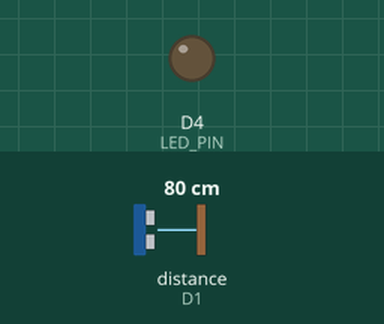
A sketch run on a simulated ESP8266 (NodeMCU). Parts: output pins drawn as LEDs (lit = HIGH). Wiring (inferred from the names in the program): ultrasonic range finder: trigger D0; echo D1. Inputs (shaded band) come from the test bench; at power-on: distance to the obstacle (sensor on D1) 80 cm. The echo pulse lasts 58.3 µs per cm; WiFi joins after 1.5 s; servers stay silent unless stated; the Firebase database answers and starts empty; pins used as bus, display or sensor lines are not drawn; what the sketch prints to the serial monitor is not drawn.

Above: at 0.1 s.
At 1.0 s:
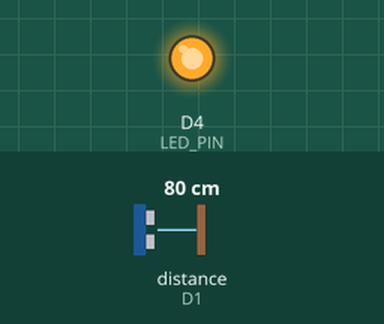
Timing chart, 0 to 3.1 s (numbered marks = the images above):
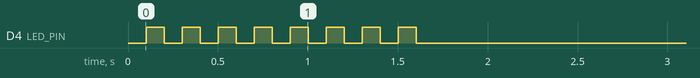

The sketch:

Cloud_Sonar_Sensor.ino.ino
```cpp
#include "wifi.h"
#include "firebase.h"
#include "hardware.h"


#define AP_SSID           "SensorNet"
#define AP_PASS           "12345678"
#define MODULE_ID         "PARK-BAY:0000000000000000"
#define VALUE_NODE        "/sensorValue"
#define COMMD_NODE        "/cmdValue"
#define RETRY_DELAY       100

#define SYSTEM_LED_ON     0x1FA0
#define SYSTEM_LED_OFF    0x1FA1
#define SYSTEM_REBOOT     0x1FA2

String path;
int value;

void executeCommand(int opcode){

  Serial.println(value, HEX);

  switch(opcode){
      case SYSTEM_LED_ON:
          controlLed(HIGH);
          break;

      case SYSTEM_LED_OFF:
          controlLed(LOW);
          break;

      case SYSTEM_REBOOT:
          ESP.reset();
          break;
  }
}

void setup() {

  Serial.begin(9600);
  wifi_up(AP_SSID, AP_PASS, RETRY_DELAY);
  hardware_up();
  Firebase_up();

  path = String(MODULE_ID COMMD_NODE);
  set(path, 0);

}

void loop() {

    path = String(MODULE_ID VALUE_NODE);
    value = readValue();
    set(path, value);

    path = String(MODULE_ID COMMD_NODE);
    value = get(path);
    executeCommand(value);

    delay(100);
}
```

firebase.h
```cpp
#include "FirebaseESP8266.h"

#define FIREBASE_URL        "https://parking-sensors-system-default-rtdb.firebaseio.com/"
#define DATABASE_SECRET     "JRYKHLCzeExaQz2oSRjHH0pyFZ4PF6IGOmrXokrs"

FirebaseData firebaseData;
int extractIntData(FirebaseData &firebaseDataPtr);

void Firebase_up(){

  Firebase.begin(FIREBASE_URL, DATABASE_SECRET);
  Firebase.reconnectWiFi(true);

  firebaseData.setBSSLBufferSize(1024, 1024);
  firebaseData.setResponseSize(1024);

  Firebase.setReadTimeout(firebaseData, 1000 * 60);
  Firebase.setwriteSizeLimit(firebaseData, "tiny");

}

bool set(String &path, int value){

  if(Firebase.setInt(firebaseData ,path,value )){
    return true;
  }else{
    return false;
  }

}

int get(String &path){
   Firebase.getInt(firebaseData, path);
   return extractIntData(firebaseData);
}

int extractIntData(FirebaseData &firebaseDataPtr){
  return firebaseDataPtr.intData();
}
```

hardware.h
```cpp
#define LED_PIN   D4

#define TRIG_GPIO D0
#define ECHO_GPIO D1

void hardware_up(){
  pinMode(LED_PIN, OUTPUT);
  pinMode(TRIG_GPIO, OUTPUT);
  pinMode(ECHO_GPIO, INPUT);
}

int readValue(){
  digitalWrite(TRIG_GPIO, LOW);
  delayMicroseconds(2);
  digitalWrite(TRIG_GPIO, HIGH);
  delayMicroseconds(2);
  digitalWrite(TRIG_GPIO, LOW);
  long duration = pulseIn(ECHO_GPIO, HIGH);
  return duration;
}

void controlLed(int state){
     digitalWrite(LED_PIN, state);
}
```

wifi.h
```cpp
#include <ESP8266WiFi.h>
#define BLINK_LED D4

void blink(){
    digitalWrite(BLINK_LED, HIGH);
    delay(100);
    digitalWrite(BLINK_LED, LOW);
}

void wifi_up(char * ssid, char * passwd, int connectDelay){

  WiFi.mode(WIFI_STA);
  WiFi.begin(ssid,passwd);
  pinMode(BLINK_LED, OUTPUT);

  while (WiFi.status() != WL_CONNECTED){
    delay(connectDelay);
    blink();
  }

  pinMode(BLINK_LED, INPUT);
}
```
